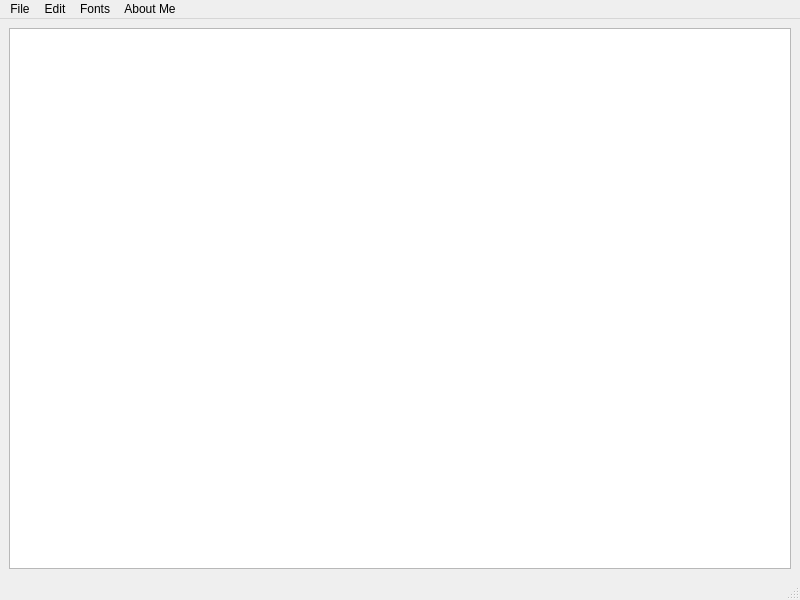
<?xml version="1.0" encoding="UTF-8"?>
<ui version="4.0">
 <class>MainWindow</class>
 <widget class="QMainWindow" name="MainWindow">
  <property name="geometry">
   <rect>
    <x>0</x>
    <y>0</y>
    <width>800</width>
    <height>600</height>
   </rect>
  </property>
  <property name="windowTitle">
   <string>MainWindow</string>
  </property>
  <widget class="QWidget" name="centralwidget">
   <layout class="QHBoxLayout" name="horizontalLayout">
    <item>
     <widget class="QTextEdit" name="textEdit"/>
    </item>
   </layout>
  </widget>
  <widget class="QMenuBar" name="menubar">
   <property name="geometry">
    <rect>
     <x>0</x>
     <y>0</y>
     <width>800</width>
     <height>22</height>
    </rect>
   </property>
   <widget class="QMenu" name="menuFile">
    <property name="title">
     <string>File</string>
    </property>
    <addaction name="actionNew"/>
    <addaction name="actionOpen_2"/>
    <addaction name="actionSave"/>
    <addaction name="actionSave_as"/>
    <addaction name="actionExit"/>
   </widget>
   <widget class="QMenu" name="menuEdit">
    <property name="title">
     <string>Edit</string>
    </property>
    <addaction name="actionRedo"/>
    <addaction name="actionUndo"/>
    <addaction name="actionBold"/>
    <addaction name="actionUnBold"/>
    <addaction name="actionSuperscript"/>
    <addaction name="actionSubscript"/>
   </widget>
   <widget class="QMenu" name="menuAbout_Me">
    <property name="title">
     <string>About Me</string>
    </property>
    <addaction name="actionAbout_me"/>
   </widget>
   <widget class="QMenu" name="menuFonts">
    <property name="title">
     <string>Fonts</string>
    </property>
    <addaction name="actionFonts"/>
   </widget>
   <addaction name="menuFile"/>
   <addaction name="menuEdit"/>
   <addaction name="menuFonts"/>
   <addaction name="menuAbout_Me"/>
  </widget>
  <widget class="QStatusBar" name="statusbar"/>
  <action name="actionNew">
   <property name="icon">
    <iconset resource="iconResources.qrc">
     <normaloff>:/imgRec/icons/files.png</normaloff>:/imgRec/icons/files.png</iconset>
   </property>
   <property name="text">
    <string>New</string>
   </property>
  </action>
  <action name="actionSave">
   <property name="text">
    <string>Save</string>
   </property>
  </action>
  <action name="actionSave_as">
   <property name="text">
    <string>Save as</string>
   </property>
  </action>
  <action name="actionRedo">
   <property name="text">
    <string>Redo</string>
   </property>
  </action>
  <action name="actionUndo">
   <property name="text">
    <string>Undo</string>
   </property>
  </action>
  <action name="actionOpen">
   <property name="text">
    <string>Open</string>
   </property>
  </action>
  <action name="actionBold">
   <property name="text">
    <string>Bold</string>
   </property>
  </action>
  <action name="actionUnBold">
   <property name="text">
    <string>UnBold</string>
   </property>
  </action>
  <action name="actionSuperscript">
   <property name="text">
    <string>Superscript</string>
   </property>
  </action>
  <action name="actionSubscript">
   <property name="text">
    <string>Subscript</string>
   </property>
  </action>
  <action name="actionExit">
   <property name="text">
    <string>Exit</string>
   </property>
  </action>
  <action name="actionOpen_2">
   <property name="text">
    <string>Open</string>
   </property>
  </action>
  <action name="actionAbout_me">
   <property name="text">
    <string>About me</string>
   </property>
  </action>
  <action name="actionFonts">
   <property name="text">
    <string>Fonts</string>
   </property>
  </action>
 </widget>
 <resources>
  <include location="iconResources.qrc"/>
 </resources>
 <connections/>
</ui>
